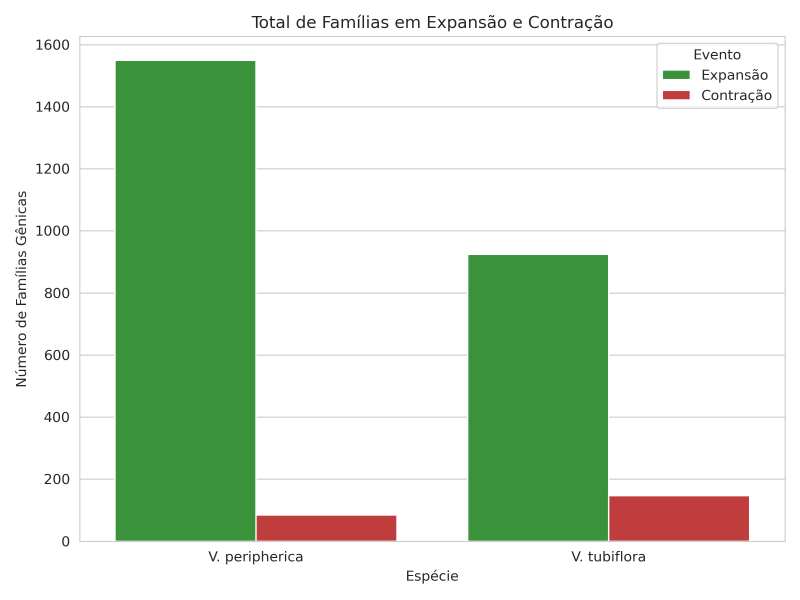
#> input picture chapter2_osca/chapter_1_genomics/03_cafe5/descriptive_analysis/expansion_contraction_summary.png, 2400 x 1800 px, given in place of oscatree_uhd.png, which was not available (shown at 1/3 size)
$ jupyter execute --allow-errors osca_plots.ipynb   (shell and % lines are left out)   (text cells are left out)
#> lines starting #> are read from the running program, lines starting #| are printed output that depends on the picture
[cell 1]
import matplotlib
matplotlib.use('Agg')
import matplotlib.pyplot as plt
from Bio import Phylo
import os

from pathlib import Path
cur = Path(".").resolve()
while cur != cur.parent and not (cur / "02_phylogeny").exists() and not (cur / "pipelines" / "03_osca").exists():
    cur = cur.parent
OSCA_DIR = cur if (cur / "02_phylogeny").exists() else (cur / "pipelines" / "03_osca")
tree_file = str(OSCA_DIR / "02_phylogeny" / "results" / "iqtree.renamed.treefile")
out_pdf = str(OSCA_DIR / "figures" / "OSCA_phylogenetic_tree.pdf")
out_png = str(OSCA_DIR / "figures" / "OSCA_phylogenetic_tree.png")

# [12 lines left out: function get_color, not called in this run]

def label_colors(label):
    return get_color(label)

#> (the rest of this cell did not finish here and is left out)

[cell 2]
import os
from ete3 import Tree, TreeStyle, NodeStyle, TextFace

tree_file = str(OSCA_DIR / "02_phylogeny" / "results" / "iqtree.renamed.treefile")
out_pdf = str(OSCA_DIR / "figures" / "OSCA_phylogenetic_tree.pdf")
out_png = str(OSCA_DIR / "figures" / "OSCA_phylogenetic_tree.png")

# Colors for clades
# OSCA1: Blue (#1f77b4), OSCA2: Orange (#ff7f0e), OSCA3: Green (#2ca02c), OSCA4: Red (#d62728)
# [12 lines left out: function get_color, not called in this run]

# Load tree
#> (the rest of this cell did not finish here and is left out)

[cell 3]
import pandas as pd
import seaborn as sns
import matplotlib.pyplot as plt
import os
import argparse

# Common functional categorization for PlantCARE motifs
MOTIF_CATEGORIES = {
    'Hormone': [
        'ABRE', 'CGTCA-motif', 'TGACG-motif', 'TCA-element',
        'GARE-motif', 'P-box', 'TGA-element', 'AuxRR-core', 'TATC-box', 'SARE'
    ],
    'Stress': [
        'MBS', 'TC-rich repeats', 'LTR', 'ARE', 'W box', 'STRE',
        'WUN-motif', 'MRE', 'GC-motif', 'DRE core', 'DRE1'
    ],
    'Light': [
        'G-box', 'G-Box', 'Sp1', 'Box 4', 'GT1-motif', 'AE-box',
        'I-box', 'GATA-motif', 'Box II', 'Box III', 'TCT-motif', 'ACE',
        'LAMP-element', 'ATCT-motif'
    ],
    'Development & Other': [
        'O2-site', 'CAT-box', 'RY-element', 'MBSI', 'HD-Zip 3',
        'GCN4_motif', 'A-box', 'circadian', 'CAAAT'
    ]
}

# [73 lines left out: functions clean_data, plot_heatmap, not called in this run]

def main():
    parser = argparse.ArgumentParser()
    parser.add_argument("--input_dir", default="../results", help="Directory with _motif_counts.tsv files")
    parser.add_argument("--output_dir", default="../results", help="Directory to save the plots")
    args = parser.parse_args()

    for species in ["Vper", "Vtub"]:
        file_path = os.path.join(args.input_dir, f"{species}_motif_counts.tsv")
        if os.path.exists(file_path):
            print(f"Plotting for {species}...")
            df = pd.read_csv(file_path, sep='\t')
            plot_heatmap(df, species, args.output_dir)
        else:
            print(f"File not found: {file_path}")

if __name__ == "__main__":
    main()

[cell 4]
#!/usr/bin/env python3
"""
Figure 1: Maximum-Likelihood Phylogeny and Pfam Domain Architecture of the OSCA Family in Vellozia
Panel A: Circular ML Phylogeny (IQ-TREE 2) of 76 OSCA proteins across 6 angiosperm genomes
Panel B: Structural Domain Architecture (Pfam) of the 14 Vellozia peripherica OSCA subunits
Panel C: Structural Domain Architecture (Pfam) of the 13 Vellozia tubiflora OSCA subunits
"""

import os
import subprocess
import matplotlib
matplotlib.use('Agg')
import matplotlib.pyplot as plt
from PIL import Image, ImageChops

# Global Typography & Style
plt.rcParams['font.family'] = 'DejaVu Sans'
plt.rcParams['font.size'] = 8
plt.rcParams['axes.labelsize'] = 8.5
plt.rcParams['axes.titlesize'] = 9.5

SCRIPT_DIR = os.path.dirname(os.path.abspath(__file__))
PROJECT_DIR = os.path.dirname(os.path.dirname(SCRIPT_DIR))
OUT_DIR = os.path.join(PROJECT_DIR, "figures")
INTER_DIR = os.path.join(OUT_DIR, "intermediates")
os.makedirs(INTER_DIR, exist_ok=True)

def trim(im):
    bg = Image.new(im.mode, im.size, (255, 255, 255, 255) if im.mode == "RGBA" else (255, 255, 255))
    diff = ImageChops.difference(im, bg)
    bbox = diff.getbbox()
    if bbox:
        w, h = im.size
        return im.crop((max(0, bbox[0] - 15), max(0, bbox[1] - 15), min(w, bbox[2] + 15), min(h, bbox[3] + 15)))
    return im

def plot_figure_1():
    svg_tree = os.path.join(OUT_DIR, "oscatree.svg")
    svg_vper = os.path.join(OUT_DIR, "vper_osca_domains.svg")
    svg_vtub = os.path.join(OUT_DIR, "vtub_osca_domains.svg")

    uhd_tree = os.path.join(INTER_DIR, "oscatree_uhd.png")
    uhd_vper = os.path.join(INTER_DIR, "vper_domains_uhd.png")
    uhd_vtub = os.path.join(INTER_DIR, "vtub_domains_uhd.png")

    # High-resolution rasterization via rsvg-convert (zoom=4 -> crisp 300-600 DPI equivalent)
    if not os.path.exists(uhd_tree):
        subprocess.run(["rsvg-convert", "--zoom=4", svg_tree, "-o", uhd_tree], check=True)
#> (this line was passed over: subprocess is not available in this run)
    if not os.path.exists(uhd_vper):
        subprocess.run(["rsvg-convert", "--zoom=4", svg_vper, "-o", uhd_vper], check=True)
    if not os.path.exists(uhd_vtub):
        subprocess.run(["rsvg-convert", "--zoom=4", svg_vtub, "-o", uhd_vtub], check=True)

    im_tree = Image.open(uhd_tree)
#> im_tree is the input picture: PIL image 2400x1800 RGBA; mean R, G, B, A 207.3, 224.2, 204.6, 255
    im_vper = trim(Image.open(uhd_vper))
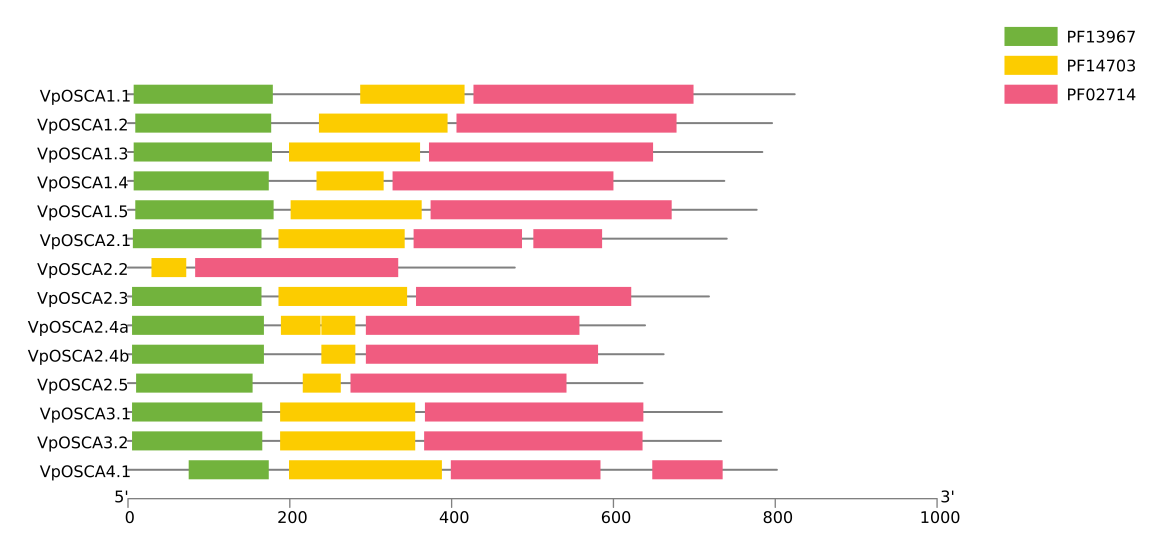
#> input picture pipelines/03_osca/figures/intermediates/vper_domains_uhd.png, 3476 x 1652 px (shown at 1/3 size)
#> in trim, `diff = ImageChops.difference(im, bg)`:
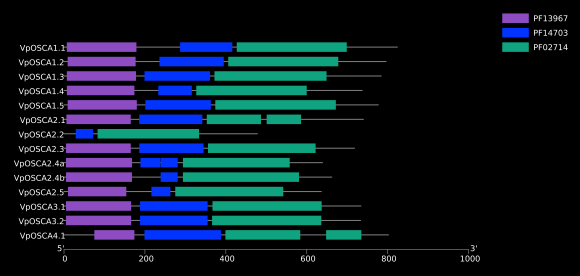
#> diff: PIL image 3476x1652 RGB (shown at 1/6 size); mean R, G, B 12.2, 24.6, 36.3
#> in trim, im is the input picture: PIL image 3476x1652 RGB; mean R, G, B 242.8, 230.4, 218.7
#> in trim, `bbox = diff.getbbox()`: bbox = (83, 80, 3407, 1570)
    im_vtub = trim(Image.open(uhd_vtub))
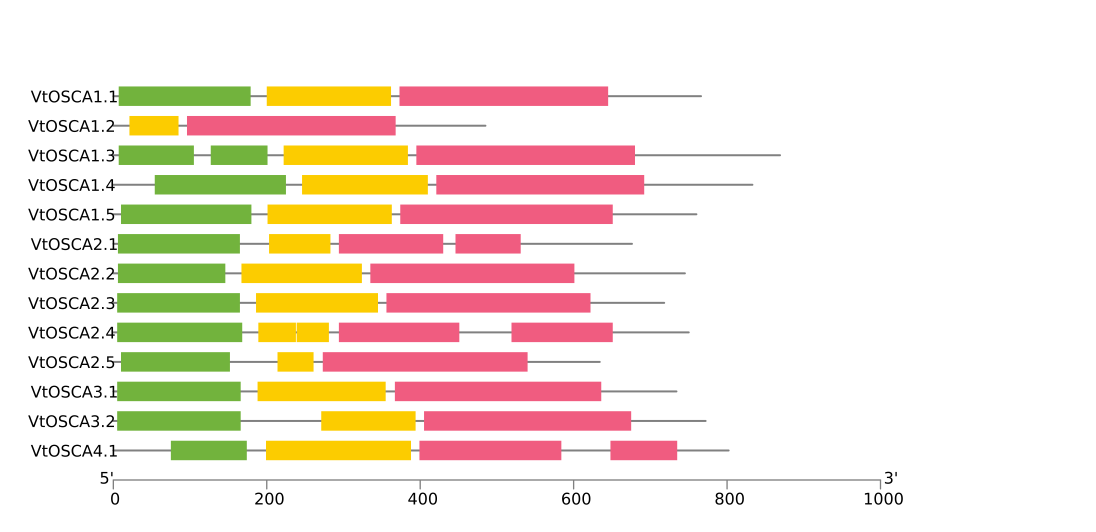
#> input picture pipelines/03_osca/figures/intermediates/vtub_domains_uhd.png, 3288 x 1596 px (shown at 1/3 size)
#> in trim (call 2), `diff = ImageChops.difference(im, bg)`:
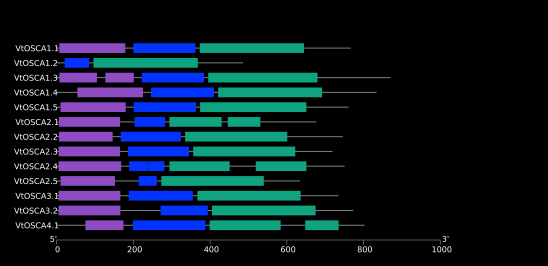
#> diff: PIL image 3288x1596 RGB (shown at 1/6 size); mean R, G, B 11.3, 23.6, 35
#> in trim, im is the input picture: PIL image 3288x1596 RGB; mean R, G, B 243.7, 231.4, 220
#> in trim (call 2), `bbox = diff.getbbox()`: bbox = (84, 259, 2709, 1515)

    # Grid layout: 2 columns (Tree on left occupying full height; Vper and Vtub stacked on right)
    fig = plt.figure(figsize=(12.0, 7.8), dpi=300)
    gs = fig.add_gridspec(2, 2, width_ratios=[1.08, 1.0], height_ratios=[1.0, 1.0],
                          wspace=0.10, hspace=0.18, left=0.035, right=0.98, top=0.95, bottom=0.03)

    ax_tree = fig.add_subplot(gs[:, 0])
    ax_vper = fig.add_subplot(gs[0, 1])
    ax_vtub = fig.add_subplot(gs[1, 1])

    ax_tree.imshow(im_tree)
    ax_tree.axis('off')

    ax_vper.imshow(im_vper)
    ax_vper.axis('off')

    ax_vtub.imshow(im_vtub)
    ax_vtub.axis('off')

    fig.canvas.draw()
    r = fig.canvas.get_renderer()

    # Panel A: Tree
    bb_a = ax_tree.get_window_extent(r)
    fbb_a = fig.transFigure.inverted().transform(bb_a)
    fig.text(fbb_a[0][0], fbb_a[1][1] + 0.012, "A   Maximum-Likelihood Phylogeny of the OSCA Family",
             fontsize=9.2, fontweight='bold', va='bottom', ha='left')

    # Panels B & C: Domain Architectures
    bb_b = ax_vper.get_window_extent(r)
    fbb_b = fig.transFigure.inverted().transform(bb_b)
    bb_c = ax_vtub.get_window_extent(r)
    fbb_c = fig.transFigure.inverted().transform(bb_c)

    # Strictly align B and C title labels along the left margin of the right column
    x_right_col = min(fbb_b[0][0], fbb_c[0][0])
    fig.text(x_right_col, fbb_b[1][1] + 0.012, "B   Vellozia peripherica OSCA Domain Architecture",
             fontsize=9.2, fontweight='bold', va='bottom', ha='left')
    fig.text(x_right_col, fbb_c[1][1] + 0.012, "C   Vellozia tubiflora OSCA Domain Architecture",
             fontsize=9.2, fontweight='bold', va='bottom', ha='left')

    out_pdf = os.path.join(OUT_DIR, "Figure_1_OSCA_Phylogeny_and_Architecture.pdf")
    out_png = os.path.join(OUT_DIR, "Figure_1_OSCA_Phylogeny_and_Architecture.png")

    plt.savefig(out_pdf, dpi=300, bbox_inches='tight')
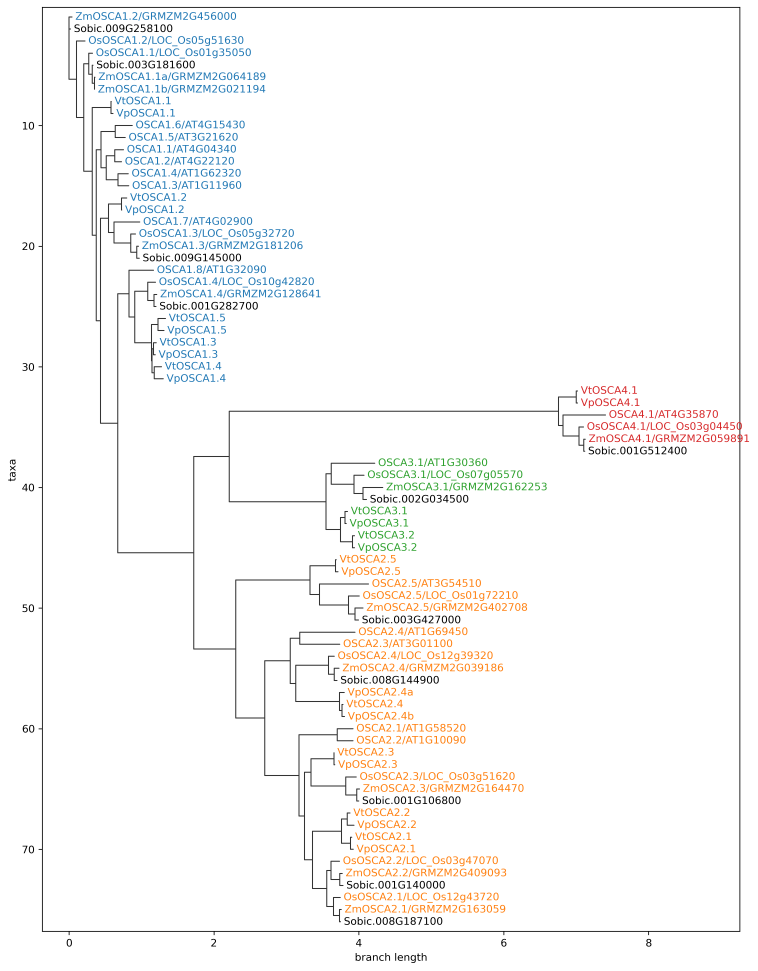
#> input picture reports/figures/02_phylogeny/OSCA_phylogenetic_tree.png, 3029 x 3881 px, given in place of tandem_chr1A-1.png, which was not available (shown at 1/4 size)
    plt.savefig(out_png, dpi=300, bbox_inches='tight')
    plt.close()
    print(f"✅ Figure 1 re-saved successfully:\n  - {out_pdf}\n  - {out_png}")

if __name__ == "__main__":
    plot_figure_1()

[cell 5]
#!/usr/bin/env python3
"""
Figure 2: Comparative Synteny and Local Microsyntenic Dynamics of the OSCA Family in Vellozia
Panel A: Whole-Genome Macrosynteny Collinearity across Homologous Chromosomes (Chr1–Chr9)
Panel B: Microsynteny of the Conserved Tandem Cluster (OSCA1.3, OSCA1.4, OSCA1.5) on Chromosome 7
Panel C: Microsynteny of the Lineage-Specific Tandem Duplication of VpOSCA2.4a/b on Chromosome 1
"""

import os
import matplotlib
matplotlib.use('Agg')
import matplotlib.pyplot as plt
import matplotlib.patches as patches
from PIL import Image, ImageChops
import numpy as np

# Global Typography & Style
plt.rcParams['font.family'] = 'DejaVu Sans'
plt.rcParams['font.size'] = 8
plt.rcParams['axes.labelsize'] = 8.5
plt.rcParams['axes.titlesize'] = 9.5

SCRIPT_DIR = os.path.dirname(os.path.abspath(__file__))
PROJECT_DIR = os.path.dirname(os.path.dirname(SCRIPT_DIR))
OUT_DIR = os.path.join(PROJECT_DIR, "figures")
INTER_DIR = os.path.join(OUT_DIR, "intermediates")
os.makedirs(INTER_DIR, exist_ok=True)

def trim(im):
    bg = Image.new(im.mode, im.size, (255, 255, 255))
#> bg: PIL image 3029x3881 RGB; every value is 255
    diff = ImageChops.difference(im, bg)
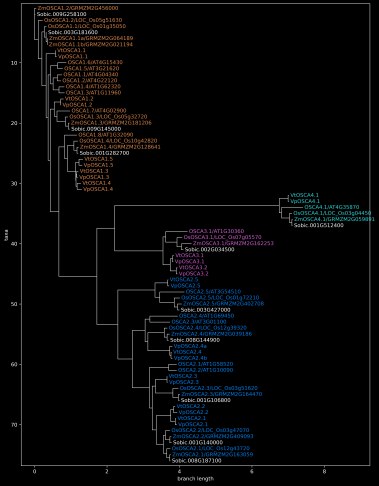
#> diff: PIL image 3029x3881 RGB (shown at 1/8 size); mean R, G, B 5.9, 6.2, 6.9
#> im: PIL image 3029x3881 RGB
    bbox = diff.getbbox()
#> bbox = (33, 27, 2997, 3852)
    if bbox:
        w, h = im.size
        left = max(0, bbox[0] - 15)
#> left = 18
        top = max(0, bbox[1] - 15)
#> top = 12
        right = min(w, bbox[2] + 15)
#> right = 3012
        bottom = min(h, bbox[3] + 15)
#> bottom = 3867
        return im.crop((left, top, right, bottom))
#> returned value: PIL image 2994x3855 RGB
    return im

def plot_figure_2():
    path_k = os.path.join(INTER_DIR, "karyotype_trimmed.png")
    path_c = os.path.join(INTER_DIR, "cluster_trimmed.png")
    path_t = os.path.join(INTER_DIR, "tandem_trimmed.png")

    # Ensure intermediate trimmed images exist
    if not os.path.exists(path_k):
        raw_k = os.path.join(INTER_DIR, "karyotype_thick-1.png")
        if not os.path.exists(raw_k):
            os.system(f"pdftoppm -png -r 300 {os.path.join(PROJECT_DIR, '03_synteny/intergenomic/results/Vper_Vtub_osca_orthologs_karyotype.pdf')} {os.path.join(INTER_DIR, 'karyotype_thick')}")
        trim(Image.open(raw_k).convert('RGB')).save(path_k)

    if not os.path.exists(path_c):
        raw_c = os.path.join(INTER_DIR, "cluster_chr7A-1.png")
        if not os.path.exists(raw_c):
            os.system(f"pdftoppm -png -r 300 {os.path.join(PROJECT_DIR, '03_synteny/results/microsynteny_plots/osca_cluster.pdf')} {os.path.join(INTER_DIR, 'cluster_chr7A')}")
        trim(Image.open(raw_c).convert('RGB')).save(path_c)

    if not os.path.exists(path_t):
        raw_t = os.path.join(INTER_DIR, "tandem_chr1A-1.png")
        if not os.path.exists(raw_t):
            os.system(f"pdftoppm -png -r 300 {os.path.join(PROJECT_DIR, '03_synteny/results/microsynteny_plots/osca24_chr1A.pdf')} {os.path.join(INTER_DIR, 'tandem_chr1A')}")
        trim(Image.open(raw_t).convert('RGB')).save(path_t)

    im_k = Image.open(path_k)
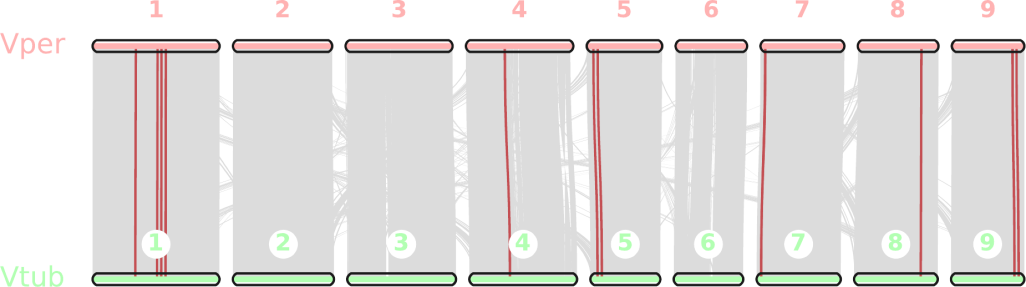
#> input picture pipelines/03_osca/figures/intermediates/karyotype_trimmed.png, 2052 x 574 px (shown at 1/2 size)
#> im_k is the input picture: PIL image 2052x574 RGB; mean R, G, B 224.7, 222.4, 220.8
    im_c = Image.open(path_c)
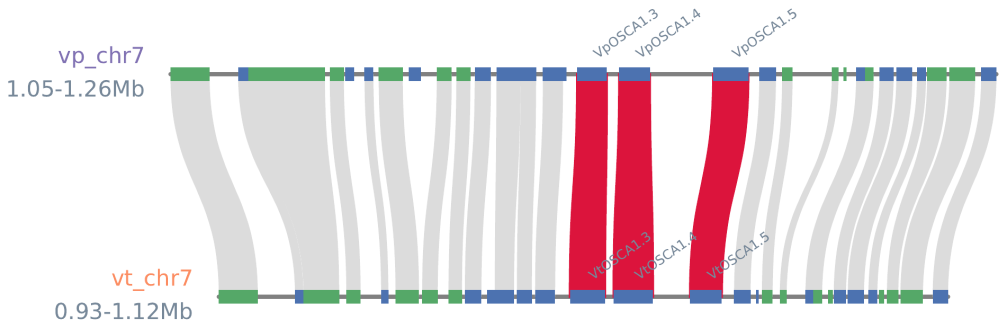
#> input picture pipelines/03_osca/figures/intermediates/cluster_trimmed.png, 2014 x 655 px (shown at 1/2 size)
#> im_c is the input picture: PIL image 2014x655 RGB; mean R, G, B 234.1, 223.2, 226.3
    im_t = Image.open(path_t)

    fig = plt.figure(figsize=(7.6, 9.6), dpi=300)
    gs = fig.add_gridspec(3, 1, height_ratios=[1.15, 1.05, 1.05], hspace=0.42,
                          left=0.06, right=0.96, top=0.95, bottom=0.05)

    ax_a = fig.add_subplot(gs[0, 0])
    ax_b = fig.add_subplot(gs[1, 0])
    ax_c = fig.add_subplot(gs[2, 0])

    # --- Panel A: Macrosynteny ---
    ax_a.imshow(im_k)
    ax_a.axis('off')

    # Legend below Panel A
    leg_patch_osca = patches.Patch(facecolor='#b84347', label='Syntenic OSCA ortholog anchors (Chr1, 4, 5, 7, 8, 9)')
    leg_patch_other = patches.Patch(facecolor='#cccccc', label='Syntenic collinear background blocks')
    ax_a.legend(handles=[leg_patch_osca, leg_patch_other], loc='upper right', frameon=True,
                facecolor='white', edgecolor='#e0e0e0', fontsize=6.8, bbox_to_anchor=(0.99, -0.05), ncol=2)

    # --- Panel B: Microsynteny Cluster Chr7A ---
    ax_b.imshow(im_c)
    ax_b.axis('off')

    # --- Panel C: Microsynteny Tandem Chr1A ---
    ax_c.imshow(im_t)
    ax_c.axis('off')

    # Aligned Panel Titles (A, B, C) strictly aligned horizontally across the figure
    fig.canvas.draw()
    r = fig.canvas.get_renderer()
    for name, ax, title in [
        ("A", ax_a, "Interspecific Macrosynteny and OSCA Collinear Distribution across Chromosomes 1–9"),
        ("B", ax_b, "Conserved OSCA1.3 / OSCA1.4 / OSCA1.5 Region on Chromosome 7"),
        ("C", ax_c, "Local OSCA2.4 Copy-Number Difference on Chromosome 1")
    ]:
        bb = ax.get_window_extent(r)
        fbb = fig.transFigure.inverted().transform(bb)
        y_top = fbb[1][1]
        fig.text(0.06, y_top + 0.015, f"{name}   {title}", fontsize=8.8, fontweight='bold', va='bottom', ha='left')

    out_pdf = os.path.join(OUT_DIR, "Figure_2_OSCA_Comparative_Synteny.pdf")
    out_png = os.path.join(OUT_DIR, "Figure_2_OSCA_Comparative_Synteny.png")
    plt.savefig(out_pdf, dpi=300, bbox_inches='tight')
    plt.savefig(out_png, dpi=300, bbox_inches='tight')
    plt.close()
    print(f"✅ Figure 2 re-saved successfully:\n  - {out_pdf}\n  - {out_png}")

if __name__ == "__main__":
    plot_figure_2()

#> (a cell that did not finish here is left out)

[cell 7]
#!/usr/bin/env python3
"""Figure 4: OSCA Baseline Tissue Expression in Vellozia peripherica and V. tubiflora."""
from pathlib import Path
import os
os.environ.setdefault('MPLCONFIGDIR', '/tmp/osca_matplotlib')
import matplotlib
matplotlib.use('Agg')
import matplotlib.pyplot as plt
import numpy as np
import pandas as pd

ROOT = Path(__file__).resolve().parents[2]
OUT = ROOT / 'figures'
plt.rcParams.update({
    'font.family': 'DejaVu Sans',
    'font.size': 8,
    'axes.titlesize': 9.5,
    'axes.labelsize': 8.5,
    'xtick.labelsize': 7.5,
    'ytick.labelsize': 7.5,
    'pdf.fonttype': 42,
    'ps.fonttype': 42
})

def main():
    fig = plt.figure(figsize=(10.5, 6.6))
    gs = fig.add_gridspec(1, 2, width_ratios=[1, 1], wspace=0.32,
                          left=0.12, right=0.88, top=0.78, bottom=0.18)

    for i, species in enumerate(['Vper', 'Vtub']):
        counts = pd.read_csv(ROOT / f'06_expression/results_genecounts/{species}_OSCA_normalized_counts.csv', index_col=0)
        de = pd.read_csv(ROOT / f'06_expression/results_genecounts/{species}_OSCA_DE_results.csv')
        cols = [c for suffix in 'FCR' for c in counts.columns if c.endswith(suffix)]
        ax = fig.add_subplot(gs[0, i])
        im = ax.imshow(np.log2(counts[cols] + 1), aspect='auto', cmap='YlGnBu', vmin=0, vmax=13)

        labels = []
        for gene in counts.index:
            tests = de[de.OSCA_Name.eq(gene)].set_index('Contrast')
            marks = (' *' if tests.loc['Root_vs_Leaf', 'padj'] < .05 else '') + \
                    (' †' if tests.loc['Stem_vs_Leaf', 'padj'] < .05 else '')
            labels.append(gene + marks)

        ax.set_yticks(range(len(labels)))
        ax.set_yticklabels(labels, fontsize=7.5)
        ax.set_xticks(range(len(cols)))
        ax.set_xticklabels(cols, rotation=30, ha='right', fontsize=7.5)

        # Subtle white gridlines between cells matching Figure 6
        ax.set_xticks(np.arange(len(cols) + 1) - 0.5, minor=True)
        ax.set_yticks(np.arange(len(labels) + 1) - 0.5, minor=True)
        ax.grid(which="minor", color="white", linestyle="-", linewidth=0.7)
        ax.tick_params(which="minor", size=0)

        title_spec = r'A  $\it{Vellozia\ peripherica}$' if species == 'Vper' else r'B  $\it{Vellozia\ tubiflora}$'
        ax.set_title(title_spec, loc='left', pad=34, fontsize=10, fontweight='bold')

        for x in [2.5, 5.5]:
            ax.axvline(x, color='white', lw=2.0)

        for pos, label in [(1, 'Leaf'), (4, 'Stem'), (7 if species == 'Vper' else 6.5, 'Root')]:
            ax.text(pos, -0.9, label, ha='center', va='bottom', fontsize=8, fontweight='bold')

        if species == 'Vtub':
            pos_ax = ax.get_position()
            cax = fig.add_axes([pos_ax.x1 + 0.02, pos_ax.y0, 0.018, pos_ax.height])
            cb = fig.colorbar(im, cax=cax)
            cb.set_label(r'$\log_2(\mathrm{normalized\ counts} + 1)$', fontsize=8.5, labelpad=8)
            cb.ax.tick_params(labelsize=7.5)

    fig.text(0.12, 0.08, '* Root vs. leaf contrast; † Stem vs. leaf contrast: transcriptome-wide BH-adjusted p < 0.05.',
             fontsize=8, linespacing=1.3)

    fig.suptitle('Figure 4. Basal tissue transcript abundance of OSCA genes in Vellozia',
                 fontsize=11.5, fontweight='bold', y=0.96, x=0.12, ha='left')

    for ext in ['pdf', 'png']:
        out_path = OUT / f'Figure_4_OSCA_Expression.{ext}'
        fig.savefig(out_path, dpi=300, bbox_inches='tight')
        print(f'Saved: {out_path}')

    plt.close(fig)

#> (the rest of this cell did not finish here and is left out)
